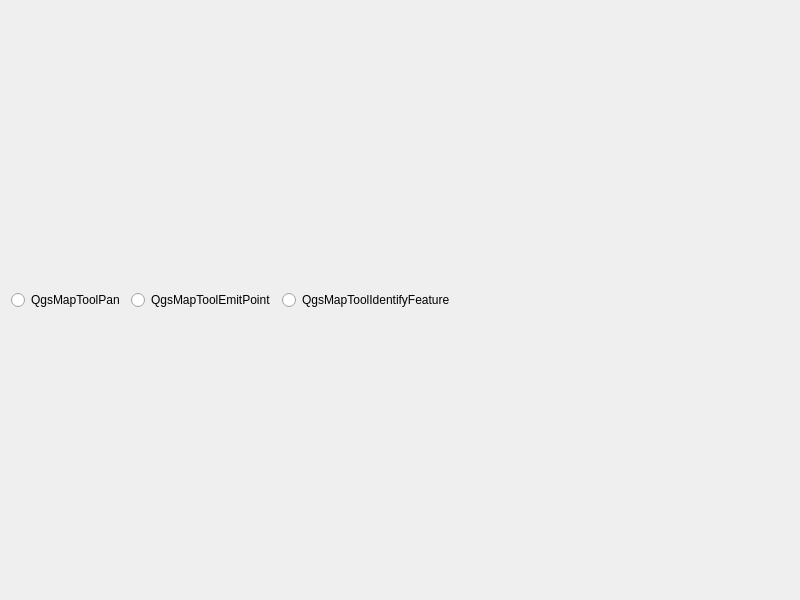
<?xml version="1.0" encoding="UTF-8"?>
<ui version="4.0">
 <class>MapToolsDemo</class>
 <widget class="QWidget" name="MapToolsDemo">
  <property name="geometry">
   <rect>
    <x>0</x>
    <y>0</y>
    <width>800</width>
    <height>600</height>
   </rect>
  </property>
  <property name="windowTitle">
   <string>QGIS 二次开发：地图工具</string>
  </property>
  <layout class="QVBoxLayout" name="lytMain">
   <item>
    <layout class="QHBoxLayout" name="lytTop">
     <item>
      <widget class="QRadioButton" name="radPan">
       <property name="text">
        <string>QgsMapToolPan</string>
       </property>
      </widget>
     </item>
     <item>
      <widget class="QRadioButton" name="radEmitPoint">
       <property name="text">
        <string>QgsMapToolEmitPoint</string>
       </property>
      </widget>
     </item>
     <item>
      <widget class="QRadioButton" name="radIdentifyFeature">
       <property name="text">
        <string>QgsMapToolIdentifyFeature</string>
       </property>
      </widget>
     </item>
     <item>
      <spacer name="horizontalSpacer">
       <property name="orientation">
        <enum>Qt::Horizontal</enum>
       </property>
       <property name="sizeHint" stdset="0">
        <size>
         <width>40</width>
         <height>20</height>
        </size>
       </property>
      </spacer>
     </item>
    </layout>
   </item>
  </layout>
 </widget>
 <resources/>
 <connections/>
</ui>
